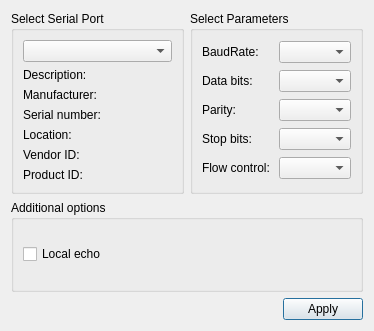
<?xml version="1.0" encoding="UTF-8"?>
<ui version="4.0">
 <class>SettingsDialog</class>
 <widget class="QDialog" name="SettingsDialog">
  <property name="geometry">
   <rect>
    <x>0</x>
    <y>0</y>
    <width>374</width>
    <height>331</height>
   </rect>
  </property>
  <property name="windowTitle">
   <string>Settings</string>
  </property>
  <layout class="QGridLayout" name="gridLayout_3">
   <item row="0" column="1">
    <widget class="QGroupBox" name="parametersBox">
     <property name="title">
      <string>Select Parameters</string>
     </property>
     <layout class="QGridLayout" name="gridLayout_2">
      <item row="0" column="0">
       <widget class="QLabel" name="baudRateLabel">
        <property name="text">
         <string>BaudRate:</string>
        </property>
       </widget>
      </item>
      <item row="0" column="1">
       <widget class="QComboBox" name="baudRateBox"/>
      </item>
      <item row="1" column="0">
       <widget class="QLabel" name="dataBitsLabel">
        <property name="text">
         <string>Data bits:</string>
        </property>
       </widget>
      </item>
      <item row="1" column="1">
       <widget class="QComboBox" name="dataBitsBox"/>
      </item>
      <item row="2" column="0">
       <widget class="QLabel" name="parityLabel">
        <property name="text">
         <string>Parity:</string>
        </property>
       </widget>
      </item>
      <item row="2" column="1">
       <widget class="QComboBox" name="parityBox"/>
      </item>
      <item row="3" column="0">
       <widget class="QLabel" name="stopBitsLabel">
        <property name="text">
         <string>Stop bits:</string>
        </property>
       </widget>
      </item>
      <item row="3" column="1">
       <widget class="QComboBox" name="stopBitsBox"/>
      </item>
      <item row="4" column="0">
       <widget class="QLabel" name="flowControlLabel">
        <property name="text">
         <string>Flow control:</string>
        </property>
       </widget>
      </item>
      <item row="4" column="1">
       <widget class="QComboBox" name="flowControlBox"/>
      </item>
     </layout>
    </widget>
   </item>
   <item row="0" column="0">
    <widget class="QGroupBox" name="selectBox">
     <property name="title">
      <string>Select Serial Port</string>
     </property>
     <layout class="QGridLayout" name="gridLayout">
      <item row="0" column="0">
       <widget class="QComboBox" name="serialPortInfoListBox"/>
      </item>
      <item row="1" column="0">
       <widget class="QLabel" name="descriptionLabel">
        <property name="text">
         <string>Description:</string>
        </property>
       </widget>
      </item>
      <item row="2" column="0">
       <widget class="QLabel" name="manufacturerLabel">
        <property name="text">
         <string>Manufacturer:</string>
        </property>
       </widget>
      </item>
      <item row="3" column="0">
       <widget class="QLabel" name="serialNumberLabel">
        <property name="text">
         <string>Serial number:</string>
        </property>
       </widget>
      </item>
      <item row="4" column="0">
       <widget class="QLabel" name="locationLabel">
        <property name="text">
         <string>Location:</string>
        </property>
       </widget>
      </item>
      <item row="5" column="0">
       <widget class="QLabel" name="vidLabel">
        <property name="text">
         <string>Vendor ID:</string>
        </property>
       </widget>
      </item>
      <item row="6" column="0">
       <widget class="QLabel" name="pidLabel">
        <property name="text">
         <string>Product ID:</string>
        </property>
       </widget>
      </item>
     </layout>
    </widget>
   </item>
   <item row="2" column="0" colspan="2">
    <layout class="QHBoxLayout" name="horizontalLayout">
     <item>
      <spacer name="horizontalSpacer">
       <property name="orientation">
        <enum>Qt::Horizontal</enum>
       </property>
       <property name="sizeHint" stdset="0">
        <size>
         <width>96</width>
         <height>20</height>
        </size>
       </property>
      </spacer>
     </item>
     <item>
      <widget class="QPushButton" name="applyButton">
       <property name="text">
        <string>Apply</string>
       </property>
      </widget>
     </item>
    </layout>
   </item>
   <item row="1" column="0" colspan="2">
    <widget class="QGroupBox" name="additionalOptionsGroupBox">
     <property name="title">
      <string>Additional options</string>
     </property>
     <layout class="QVBoxLayout" name="verticalLayout">
      <item>
       <widget class="QCheckBox" name="localEchoCheckBox">
        <property name="text">
         <string>Local echo</string>
        </property>
        <property name="checked">
         <bool>false</bool>
        </property>
       </widget>
      </item>
     </layout>
    </widget>
   </item>
  </layout>
 </widget>
 <resources/>
 <connections/>
</ui>
